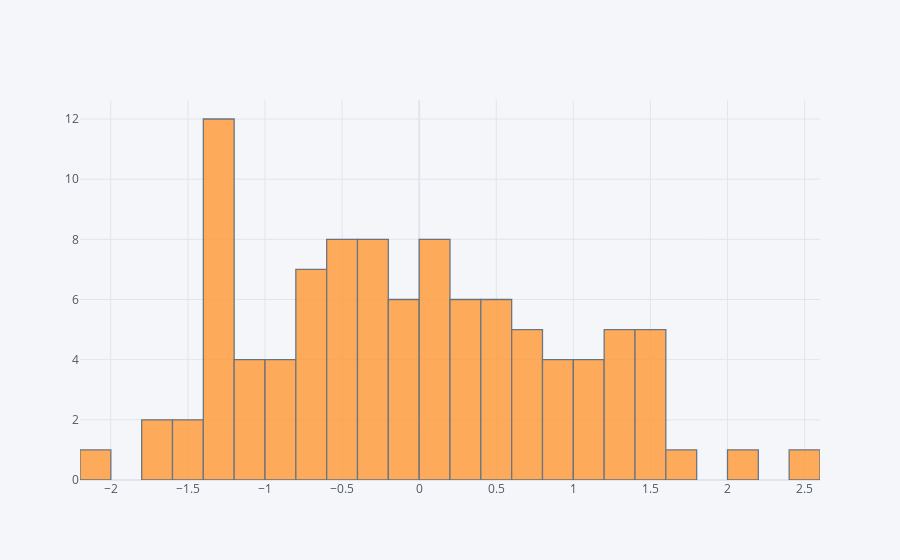

Source (notebook cell):
### Markdown cell above
## histogram

### Code cell
df['A'].iplot(kind='hist',bins=25)

### Figure 1 — Plotly figure (JSON) as saved in the notebook; plotly's stock layout.template omitted (floating-point values rounded to 4 significant figures)
{"data": [{"histfunc": "count", "histnorm": "", "marker": {"color": "rgba(255, 153, 51, 1.0)", "line": {"color": "#4D5663", "width": 1.3}}, "name": "A", "nbinsx": 25, "opacity": 0.8, "orientation": "v", "type": "histogram", "x": [-0.3679, -0.8139, -1.273, -0.1674, 0.2569, 1.741, -1.562, -0.9716, 0.1812, -0.4562, 0.4192, -1.754, -0.6761, 1.232, 1.345, 1.531, 0.08118, -0.07056, -0.4096, -0.1881, -0.6889, 0.1788, -0.6326, 1.367, -1.264, 0.5655, -0.6314, 0.796, 1.521, 0.01105, 0.05752, 2.115, 0.6845, -1.106, 0.3609, -0.9196, 2.414, 0.3685, 1.556, 0.2753, 0.5128, -0.3611, -0.2246, -1.393, -1.715, -0.06437, 0.7059, 0.8834, -1.282, 1.021, 0.09444, 0.9937, -0.2481, -0.3898, 0.1316, -2.09, -0.3638, 1.595, 0.7834, 0.2958, -0.421, -0.3034, -0.2359, -0.4556, 0.5506, -0.6133, -1.144, 0.4995, 0.1921, -1.5, -0.5242, -0.1293, -1.18, 0.9604, -1.372, -0.9103, 1.215, -1.231, 0.756, 1.077, -0.04883, -0.7654, -1.228, -0.4211, -0.5586, -0.722, 0.9659, 1.218, -1.369, -1.359, 0.5153, 1.07, -1.338, -1.217, 1.095, 0.2388, -0.4582, 1.479, -1.312, -1.173]}], "layout": {"barmode": "overlay", "legend": {"bgcolor": "#F5F6F9", "font": {"color": "#4D5663"}}, "paper_bgcolor": "#F5F6F9", "plot_bgcolor": "#F5F6F9", "title": {"font": {"color": "#4D5663"}}, "xaxis": {"gridcolor": "#E1E5ED", "showgrid": true, "tickfont": {"color": "#4D5663"}, "title": {"font": {"color": "#4D5663"}, "text": ""}, "zerolinecolor": "#E1E5ED"}, "yaxis": {"gridcolor": "#E1E5ED", "showgrid": true, "tickfont": {"color": "#4D5663"}, "title": {"font": {"color": "#4D5663"}, "text": ""}, "zerolinecolor": "#E1E5ED"}}}
